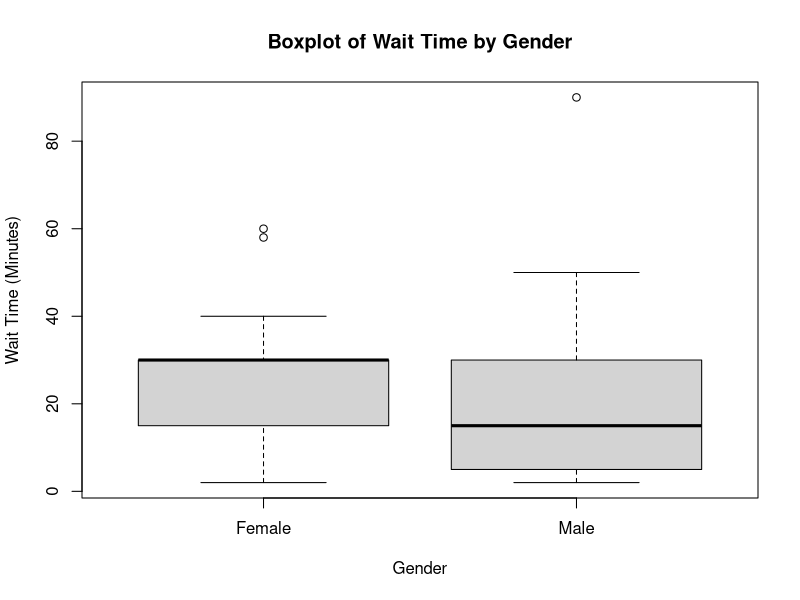
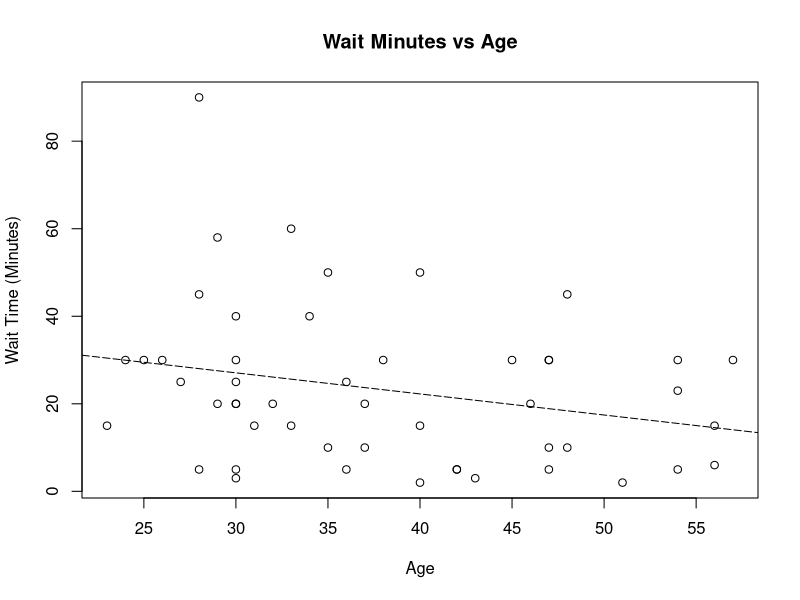
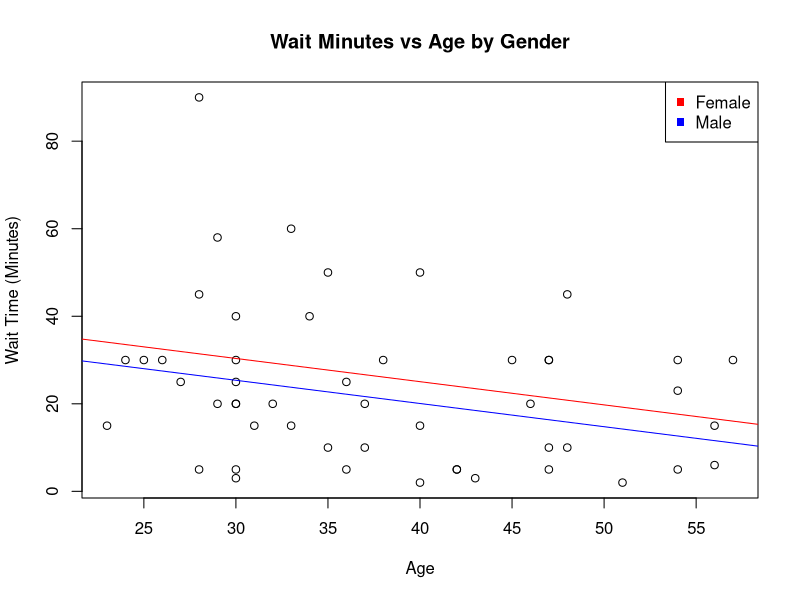

Recreate these plots in R, in order.
#1 

visit = read.csv("Telemedicine_extract.csv")

#2

#a

library(psych)


describeBy(visit$WaitMinutes, visit$Gender)

#------------------------------

#b

t.test(visit$WaitMinutes~visit$Gender, data=visit)

#p-value = 0.5455
#we do not have evidence that suggests wait minutes is effected by gender

#---------------------------------
#c

summary(lm(visit$WaitMinutes~visit$Gender,data=visit))

#p-value: 0.5617
# No evidence that suggests gender has a strong relationship with waiting time

#------------------
#d

boxplot(visit$WaitMinutes~visit$Gender, data=visit, 
        main = "Boxplot of Wait Time by Gender",
        xlab="Gender", 
        ylab="Wait Time (Minutes)")

dev.off()



#3------------------------


#a

summary(lm(visit$WaitMinutes~visit$Age,data=visit))

#In this case, age is not statistically significant as the p-value is .06918.
# We cannot conclude that waiting time differs based on age


#b

plot(visit$Age, visit$WaitMinutes, 
     main = "Wait Minutes vs Age", 
     xlab = "Age",
     ylab= "Wait Time (Minutes)") 
fit = lm(visit$WaitMinutes~visit$Age, data=visit) 
abline(fit,lty=5) # Plot the best fit line


#The scatter plot visually represents the regression model in 3a, showing the relationship between wait minutes and age


dev.off()



#4--------------

#A----------

x = summary(lm(WaitMinutes ~ Age + Gender, data = visit))
x
#For Females (Gender=0): WaitMinutes= 46.2617 + (-0.5303 × Age)
#For Males (Gender= 1): WaitMinutes= 46.2617 + (-0.5303 × Age) − 4.9867

#The coefficient of -0.5303 for age suggests that for every year of age, waiting time decreases by .5303 minutes. This is somewhat significant with a p-value of 0.050362
# Gender does not show statistical significance as its p-value  is 0.335877 


#B--------


plot(visit$Age, visit$WaitMinutes, 
     main = "Wait Minutes vs Age by Gender", 
     xlab = "Age",
     ylab= "Wait Time (Minutes)") 
x = summary(lm(WaitMinutes ~ Age + Gender, data = visit))


# for female (Gender = 0)
abline(a=x$coefficients[1, 1],b=x$coefficients[2, 1],col="red")

# for male (Gender = 1)
abline(a=x$coefficients[1, 1]+x$coefficients[3, 1],b=x$coefficients[2, 1],col="blue")

legend("topright",legend=c("Female","Male"),pch=15,col=c("red","blue"))


dev.off()






